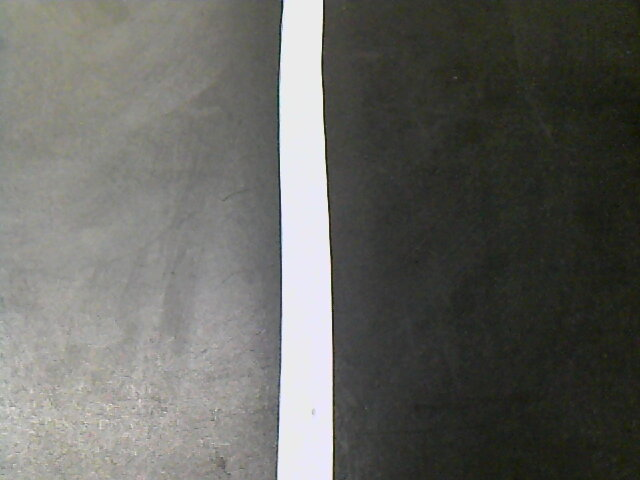
//> input picture OpenCV_Code/Opencv_Line_Detection/img/line_2.jpg, 640 x 480 px, given in place of the camera
$ ./Opencv_Line_Detection   (built with g++ and OpenCV 4)
//> lines starting //> are read from the running program, lines starting //| are printed output that depends on the picture; after the words box and inside, x2 and y2 are one past the last pixel; in counts of white or black regions, pixels touching at a corner belong together

#include <opencv2/opencv.hpp>
#include <stdio.h>

using namespace cv;
using namespace std;

#define IMG_Width     640
#define IMG_Height    480

#define USE_DEBUG  0   // 1 Debug  사용
#define USE_CAMERA 0   // 1 CAMERA 사용  0 CAMERA 미사용

#define ROI_CENTER_Y  100
#define ROI_WIDTH     50

Mat Canny_Edge_Detection(Mat img)
{
   Mat mat_blur_img, mat_canny_img;
   blur(img, mat_blur_img, Size(3,3));                 // 노이즈 제거
   Canny(mat_blur_img,mat_canny_img, 100,200,3);        // canney edge 연산

   return mat_canny_img;
}


Mat Region_of_Interest(Mat image, Point *points)
{
  Mat img_mask =Mat::zeros(image.rows,image.cols,CV_8UC1);

  Scalar mask_color = Scalar(255,255,255);
  const Point* pt[1]={ points };
  int npt[] = { 4 };
  fillPoly(img_mask,pt,npt,1,Scalar(255,255,255),LINE_8);
  Mat masked_img;
  bitwise_and(image,img_mask,masked_img);

  return masked_img;
}

Mat Region_of_Interest_crop(Mat image, Point *points)
{
   Mat img_roi_crop;

   Rect bounds(0,0,image.cols,image.rows);
   Rect r(points[0].x,points[0].y,image.cols, points[2].y-points[0].y);
   //printf("%d %d %d %d\n",points[0].x,points[0].y,points[2].x, points[2].y-points[0].y);
   //printf("%d  %d\n", image.cols, points[2].y-points[0].y);

   img_roi_crop = image(r & bounds);

   return img_roi_crop;
}


int main(void)
{
    /////////////////////////////////   영상 변수 선언  ////////////////////////////////////
    int img_width, img_height;

    Mat mat_image_org_color(IMG_Height,IMG_Width,CV_8UC3);
    Mat mat_image_org_gray;
    Mat mat_image_roi;
    Mat mat_image_canny_edge;

    Point points[4];

    img_width  = 640;
    img_height = 480;

	float  c[10] = {0.0, };
	float  d[10] = {0.0, };
	float  line_center_x = 0.0;
	VideoCapture cap(0);
	cap.set(CV_CAP_PROP_FRAME_WIDTH, img_width);
	cap.set(CV_CAP_PROP_FRAME_HEIGHT, img_height);


	if(!cap.isOpened())
	{
		cerr <<"Error , 카메라를 열 수 없습니다. \n";
		mat_image_org_color = imread("./img/line_1.jpg", IMREAD_COLOR);
		img_height = mat_image_org_color.rows;
	    img_width  = mat_image_org_color.cols;
		//return -1;
	}
	else
	{
		 printf("카메라가 잘 작동 됩니다.\n");
		 cap.read(mat_image_org_color);
//> mat_image_org_color is the input picture: 480 rows x 640 cols, CV_8UC3; mean B, G, R 96.6, 101.1, 100.7
	}


	if(USE_CAMERA == 0)  mat_image_org_color = imread("./img/line_1.jpg", IMREAD_COLOR);
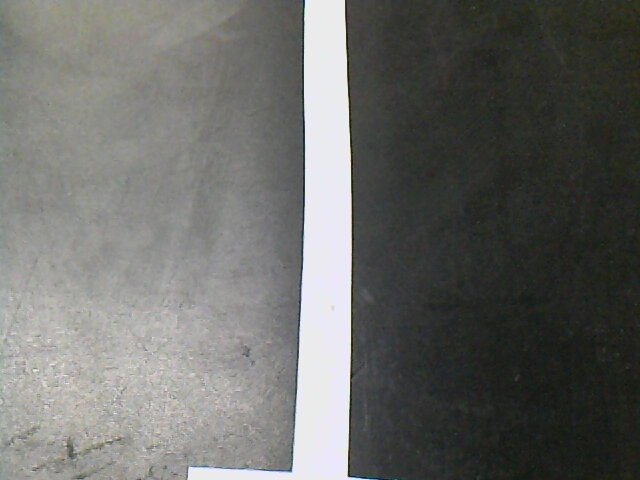
//> input picture OpenCV_Code/Opencv_Line_Detection/img/line_1.jpg, 640 x 480 px
//> mat_image_org_color is the input picture: 480 rows x 640 cols, CV_8UC3; mean B, G, R 103.4, 106.3, 105.7


    if(mat_image_org_color.empty())
    {
       cerr << "image file error!";
    }

    Scalar GREEN(0,255,0);
    Scalar RED(0,0,255);
    Scalar BLUE(255,0,0);
    Scalar YELLOW(0,255,255);
    //////////////////////////////////////////////////////////////////////////////////////


    printf("Image size[%3d,%3d]\n", img_width,img_height);

    namedWindow("Display Window", cv::WINDOW_NORMAL);
    resizeWindow("Display Window", img_width,img_height);
    moveWindow("Display Window", 10, 10);

    namedWindow("Gray Image Window", cv::WINDOW_NORMAL);
    resizeWindow("Gray Image Window", img_width,img_height);
    moveWindow("Gray Image Window", 700, 10);

    namedWindow("Gray ROI Image Window", cv::WINDOW_AUTOSIZE);
    moveWindow("Gray ROI Image Window", 10, 600);

    namedWindow("Canny Edge Image Window", cv::WINDOW_AUTOSIZE);
    moveWindow("Canny Edge Image Window", 700, 600);


    points[0] =  Point(0,ROI_CENTER_Y-ROI_WIDTH);
	points[1] =  Point(0,ROI_CENTER_Y+ROI_WIDTH);
	points[2] =  Point(640,ROI_CENTER_Y+ROI_WIDTH);
	points[3] =  Point(640,ROI_CENTER_Y-ROI_WIDTH);


    while(1)
    {

      if(USE_CAMERA == 1)  cap.read(mat_image_org_color);
      else                 mat_image_org_color = imread("./img/line_1.jpg", IMREAD_COLOR);
      cvtColor(mat_image_org_color, mat_image_org_gray, CV_RGB2GRAY);        // color to gray conversion
      mat_image_roi = Region_of_Interest_crop(mat_image_org_gray,points);    // ROI 영역을 추출함
//> in Region_of_Interest_crop, `Rect r(points[0].x,points[0].y,image.cols, points[2].y-points[0].y);`: r = Rect(0, 50, 640, 100)
//> in Region_of_Interest_crop, `img_roi_crop = image(r & bounds);`:
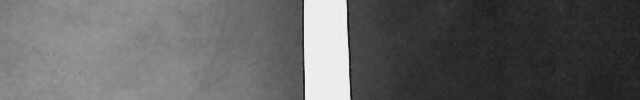
//> img_roi_crop: 100 rows x 640 cols, CV_8UC1; min 16, max 243, mean 97.2
      mat_image_canny_edge = Canny_Edge_Detection(mat_image_roi);
//> in Canny_Edge_Detection, `Canny(mat_blur_img,mat_canny_img, 100,200,3);`:
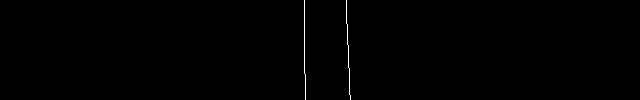
//> mat_canny_img: 100 rows x 640 cols, CV_8UC1; 0.31% white in thin lines or dots, all inside (x1, y1, x2, y2) = (304, 0, 351, 100)

      vector<Vec4i> linesP;
	  HoughLinesP(mat_image_canny_edge, linesP, 1, CV_PI/180,30,30,40);
//> linesP = 2 lines (x1, y1, x2, y2): [304, 73, 304, 0], [346, 0, 350, 99]
	  printf("Line Number : %3d\n", linesP.size());
//| Line Number :   2

	  line_center_x = 0.0;

	  for(int i=0; i<linesP.size();i++)
	  {
		float intersect = 0.0;
		Vec4i L= linesP[i];
		// [6 lines of commented-out code are left out]
		c[i] =  (L[2]-L[0])/(L[3]-L[1]);
		d[i] = L[0]-c[i] *L[1] ;

		intersect = c[i]*(float)ROI_CENTER_Y +d[i];
		line_center_x += intersect;

		line(mat_image_org_color,Point(L[0],L[1]+ROI_CENTER_Y-ROI_WIDTH),Point(L[2],L[3]+ROI_CENTER_Y-ROI_WIDTH), Scalar(0,0,255), 3, LINE_AA);

		printf("L[%d] :[%3d, %3d] , [%3d , %3d] \n",i,  L[0],L[1], L[2],L[3]);
		//printf("x[%d] = [%6.3f] *y + [%6.3f] \n",i, c[i],d[i]);
		printf("x[%d] = [%f] *y + [%f] \n", i,c[i],d[i]);
		printf("intersect =[%f] [%f]\n", intersect, line_center_x);
		//printf("H :[%3d , %3d] , [%3d , %3d] \n", cx1,cy1, cx2,cy2);
	   }
//> this loop made 2 passes
//> (L, intersect, line_center_x) on passes 1 to 2: ([304, 73, 304, 0], 304, 304), ([346, 0, 350, 99], 346, 650)
//| L[0] :[304,  73] , [304 ,   0]
//| x[0] = [0.000000] *y + [304.000000]
//| intersect =[304.000000] [304.000000]
//| L[1] :[346,   0] , [350 ,  99]
//| x[1] = [0.000000] *y + [346.000000]
//| intersect =[346.000000] [650.000000]
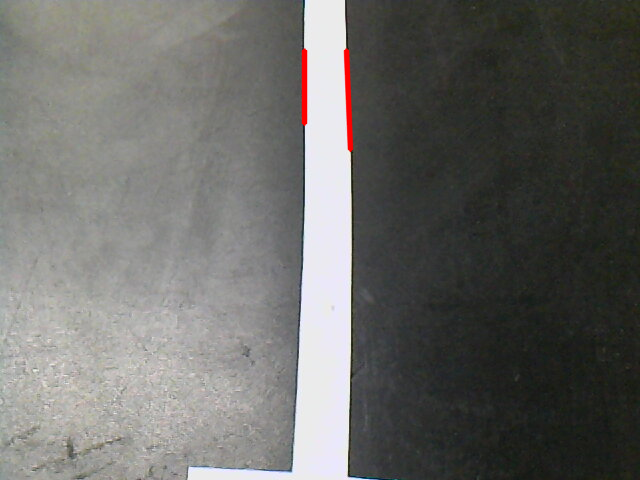
//> mat_image_org_color: 480 rows x 640 cols, CV_8UC3; 0.41% of pixels changed, all inside (x1, y1, x2, y2) = (301, 48, 354, 152)
//> after the loop, line_center_x = 650

	  line_center_x = line_center_x / (float)linesP.size() - img_width/2;
//> line_center_x = 5
	  printf("Line Center=[%lf]\n",line_center_x);
//| Line Center=[5.000000]
	  printf("\n\n\n");

	  line(mat_image_org_color,Point(0,ROI_CENTER_Y),Point(640,ROI_CENTER_Y), Scalar(0,255,0), 1, LINE_AA);
	  line(mat_image_org_color,Point((int)line_center_x+img_width/2,ROI_CENTER_Y-ROI_WIDTH),Point((int)line_center_x+img_width/2,ROI_CENTER_Y+ROI_WIDTH), Scalar(255,255,0), 1, LINE_AA);
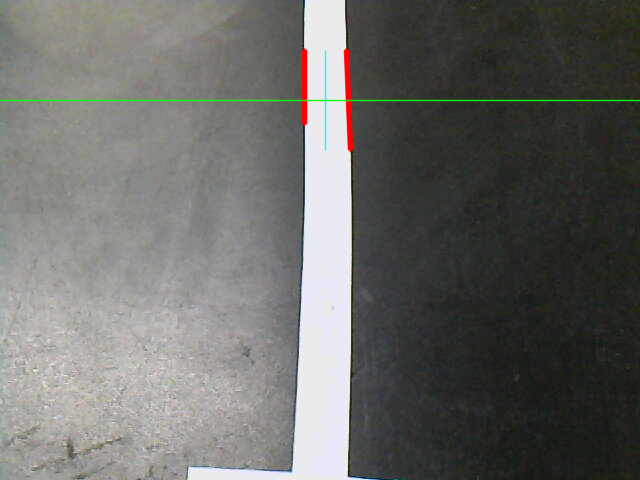
//> mat_image_org_color: 480 rows x 640 cols, CV_8UC3; mean B, G, R 102.7, 106.3, 105.6


      imshow("Display Window", mat_image_org_color);
      imshow("Gray Image Window", mat_image_org_gray);
      imshow("Gray ROI Image Window",mat_image_roi);
      imshow("Canny Edge Image Window",mat_image_canny_edge);

      // ESC 키를 입력하면 루프가 종료됩니다.
      if (waitKey(25) >= 0)
//> the Esc key is pressed
      {
            break;
      }
     }
//> after the loop, line_center_x = 5

    if(USE_CAMERA == 1)  cap.release();
    destroyAllWindows();


   return 0;
}
